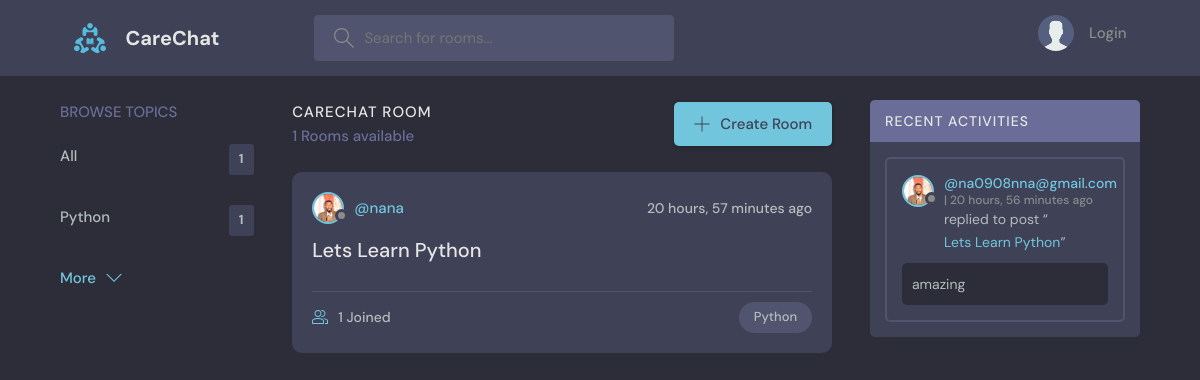
/?q=Python, run on an earlier commit of the app's database.
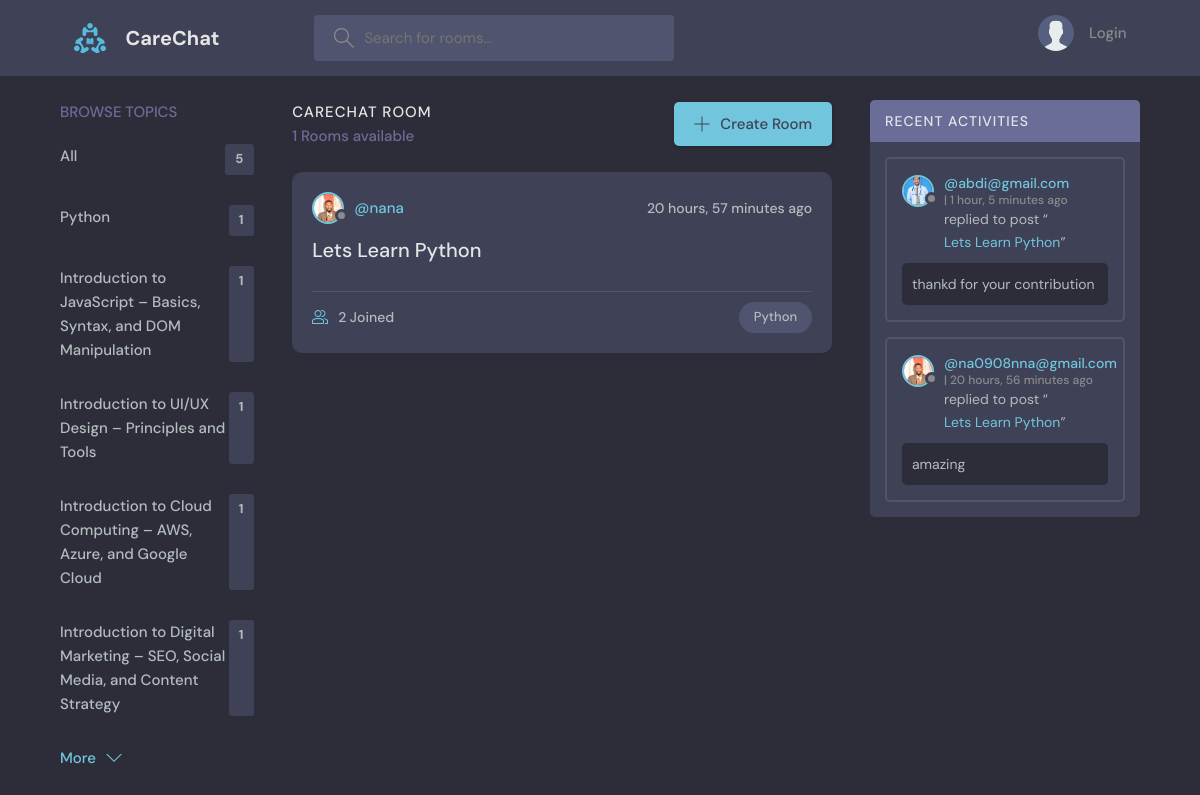
And on a later commit of the database.
### base/models.py (models this page shows, shortened)
class Topic(models.Model):
    name=models.CharField(max_length=200)

class Room(models.Model):
    host= models.ForeignKey(User,on_delete=models.SET_NULL,null=True)
    topic = models.ForeignKey(Topic,on_delete=models.SET_NULL,null=True)
    name = models.CharField(max_length=200)
    description = models.TextField(null=True,blank=True)
    participants=models.ManyToManyField(User,related_name='participants',blank=True)
    updated=models.DateTimeField(auto_now=True)
    created=models.DateTimeField(auto_now_add=True)
    class Meta:
        ordering = ['-updated','-created']
    def __str__(self):
        return self.name

class User(AbstractUser):
    pass
    name=models.CharField(max_length=200,null=True)
    email=models.EmailField(unique=True, null=True)
    bio=models.TextField(null=True)
    avatar = models.ImageField(null=True,default='avatar.svg')
    USERNAME_FIELD='email'
    REQUIRED_FIELDS=[]

class Message(models.Model):
    user=models.ForeignKey(User,on_delete=models.CASCADE)
    room=models.ForeignKey(Room,on_delete=models.CASCADE)
    body=models.TextField()
    updated=models.DateTimeField(auto_now=True)
    created=models.DateTimeField(auto_now_add=True)
    class Meta:
        ordering = ['-updated','-created']

### base/views.py (the view)
# urls.py: path('', views.home, name='home'),
def home(request):
    q=request.GET.get('q') if request.GET.get('q') != None else ''
    rooms=Room.objects.filter(
                             Q(topic__name__icontains=q)   |
                             Q(name__icontains=q) |
                             Q(description__icontains=q)
                             )
    topics = Topic.objects.all()[0:5]
    room_count=rooms.count()
    room_messages=Message.objects.filter(room__topic__name__icontains=q)
    context={'rooms':rooms,'topics':topics,'room_count':room_count ,'room_messages':room_messages}
    return render(request, 'base/home.html',context)

### base/templates/base/home.html (shortened to what this page needs)
{% extends "main.html" %}
{% block content %}
    <main class="layout layout--3">
      <div class="container">
        {% include 'base/topics_component.html' %}
        <div class="roomList">
          <div class="roomList__header">
            <div>
              <h2>CareChat Room</h2>
              <p>{{room_count}} Rooms available</p>
            </div>
            <a class="btn btn--main" href="{% url 'create-room' %}">
              <svg version="1.1" xmlns="http://www.w3.org/2000/svg" width="32" height="32" viewBox="0 0 32 32">
                <title>add</title>
                <path
                  d="M16.943 0.943h-1.885v14.115h-14.115v1.885h14.115v14.115h1.885v-14.115h14.115v-1.885h-14.115v-14.115z"
                ></path>
              </svg>
              Create Room
            </a>
          </div>
          {% include 'base/feed_component.html' %}
        </div>
         {% include 'base/activity_component.html' %}
      </div>
    </main>
  {% endblock %}

### base/templates/base/topics_component.html
<div class="topics">
    <div class="topics__header">
      <h2>Browse Topics</h2>
    </div>
    <ul class="topics__list">
      <li>
        <a href="{% url 'home'%}">All <span>{{topics.count}}</span></a>
      </li>
      {% for topic in topics %}
      <li>
        <a href="{% url 'home'%}?q={{topic.name}}">{{topic.name}} <span>{{topic.room_set.all.count}}</span> </a>
      </li>
      {%endfor%}
    </ul>
    <a class="btn btn--link" href="{% url 'topics' %}">
      More
      <svg version="1.1" xmlns="http://www.w3.org/2000/svg" width="32" height="32" viewBox="0 0 32 32">
        <title>chevron-down</title>
        <path d="M16 21l-13-13h-3l16 16 16-16h-3l-13 13z"></path>
      </svg>
    </a>
  </div>

### base/templates/base/feed_component.html (shortened to what this page needs)
{% for room in rooms %}
<div class="roomListRoom">
    <div class="roomListRoom__header">
      <a href="{% url 'user-profile' room.host.id %}" class="roomListRoom__author">
        <div class="avatar avatar--small">
          <img src="{{room.host.avatar.url}}" />
        </div>
        <span>@{{ room.host.username }}</span>
      </a>
      <div class="roomListRoom__actions">
        <span>{{ room.created|timesince }} ago</span>
      </div>
    </div>
    <div class="roomListRoom__content">
      <a href="{% url 'room' room.id %}">{{ room.name }}</a>
    </div>
    <div class="roomListRoom__meta">
      <a href="{% url 'room' room.id %}" class="roomListRoom__joined">
        {{room.participants.all.count}} Joined
      </a>
      <p class="roomListRoom__topic">{{ room.topic.name }}</p>
    </div>
  </div>
  {% endfor %}

### base/templates/base/activity_component.html (shortened to what this page needs)
<div class="activities">
  <div class="activities__header">
    <h2>Recent Activities</h2>
  </div>
  {% for message in room_messages %}
  <div class="activities__box">
    <div class="activities__boxHeader roomListRoom__header">
      <a href="{% url 'user-profile' message.user.id %}" class="roomListRoom__author">
        <div class="avatar avatar--small">
          <img src="{{message.user.avatar.url}}" />
        </div>
        <p>
          @{{message.user}}
          <span>| {{message.created|timesince}} ago</span>
        </p>
      </a>
    </div>
    <div class="activities__boxContent">
      <p>replied to post “<a href="{% url 'room' message.room.id %}">{{message.room}}</a>”</p>
      <div class="activities__boxRoomContent">
{{message.body}}
      </div>
    </div>
  </div>
{% endfor %}
 </div>

What changed in the data, as far as the page shows it:
added Topic: name "Introduction to JavaScript – Basics, Syntax, and DOM Manipulation", room_set.all.count "1"
added Topic: name "Introduction to UI/UX Design – Principles and Tools", room_set.all.count "1"
added Topic: name "Introduction to Cloud Computing – AWS, Azure, and Google Cloud", room_set.all.count "1"
added Topic: name "Introduction to Digital Marketing – SEO, Social Media, and Content Strategy", room_set.all.count "1"
computed for Room "Lets Learn Python": participants.all.count "1" → "2"
added Message: user.avatar (picture), user "abdi@gmail.com", created "1 hour, 5 minutes", room "Lets Learn Python", body "thankd for your contribution"
Also different on the page:
{{ topics.count }}: "1" → "5"
